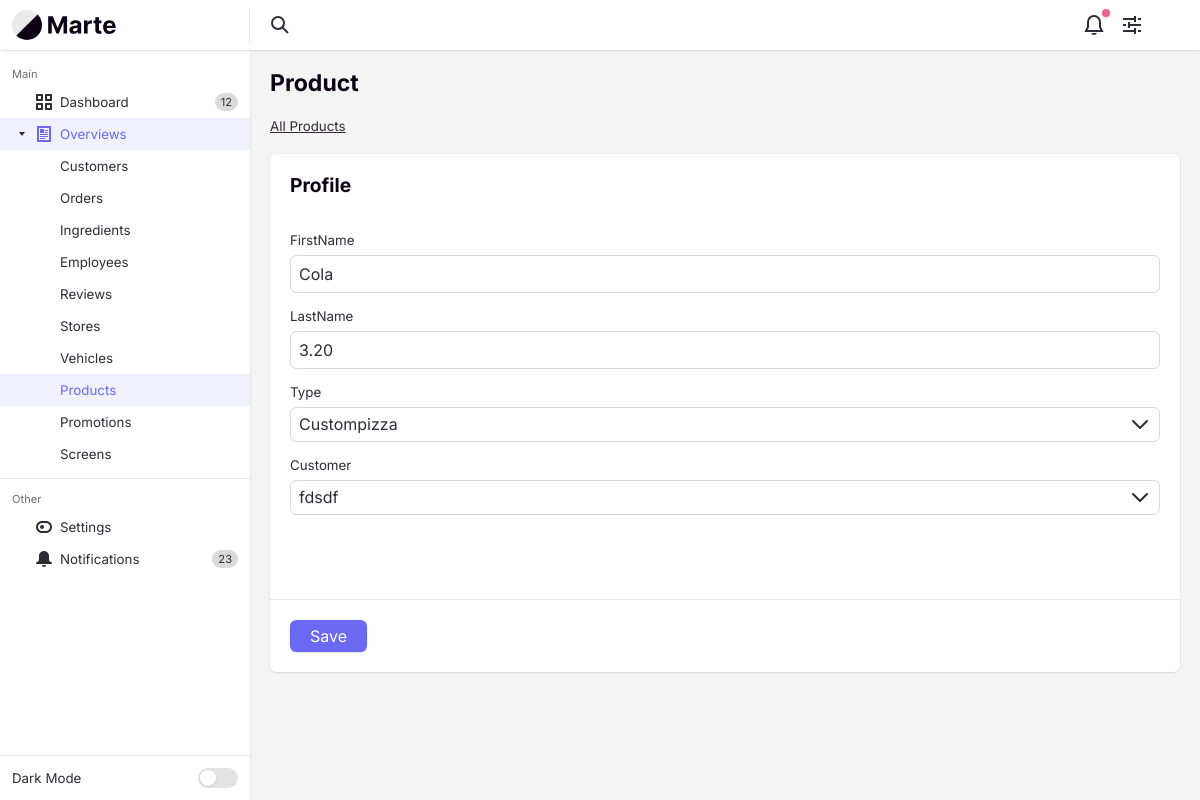
Page /ProductController/update/2332 on the committed database.
### tables this page shows
CREATE TABLE `products` (
  `productId` varchar(4) NOT NULL,
  `productOwner` varchar(4) NOT NULL,
  `productName` varchar(255) NOT NULL,
  `productPrice` decimal(6,2) NOT NULL,
  `productType` enum('pizza','drink','coupon','snack','custompizza') NOT NULL,
  `productPath` varchar(255) NOT NULL,
  `productIsActive` tinyint(1) NOT NULL DEFAULT 1,
  `productCreateDate` int(10) NOT NULL,
  `productDescription` text DEFAULT NULL
);

### app/libraries/Core.php (called while the page is built, shortened)
<?php
class Core
{
    protected $currentMethod = 'index';
    public function __construct()
    {
        $url = $this->getUrl();
        $this->currentController = new $this->currentController();
        if (isset($url[1])) {
            if (method_exists($this->currentController, $url[1])) {
                $this->currentMethod = $url[1];
            } else if (!empty($url[1])) {
                require APPROOT . '/views/includes/404.php';
                exit;
            }
        }
        $this->params = $url ? [$url[2]] : [];
        call_user_func_array([$this->currentController, $this->currentMethod], $this->params);
    }
    public function getUrl()
    {
        $incoming = $_SERVER['REQUEST_URI'];
        $incoming = str_replace("/pizzapalacebackend/", "", $incoming);
        if (!empty($incoming) && substr($incoming, -1) !== '/') {
            $incoming .= '/';
        }
        $incoming = trim($incoming, "/");
        $url = filter_var($incoming, FILTER_SANITIZE_URL);
        $url = explode('/', $url);
        $urlController = $url[0];
        $urlAction = "";
        if (array_key_exists(1, $url)) {
            $urlAction = explode('?', $url[1])[0];
        }
        $urlSlug = $url;
        if (array_key_exists(2, $url)) {
            $urlSlug = $url[2];
        }
        $output = [$urlController, $urlAction, $urlSlug];
        return $output;
    }
}

### app/require.php (called while the page is built, shortened)
<?php
  require_once 'libraries/Core.php';
  require_once 'libraries/Controller.php';
  require_once 'libraries/Database.php';
  $init = new Core();

### public/index.php (called while the page is built)
<?php
  require_once '../app/require.php';
?>

### app/libraries/Database.php (called while the page is built, shortened)
<?php
  class Database {
    private $dbHost = DB_HOST;
    private $dbUser = DB_USER;
    private $dbPass = DB_PASS;
    private $dbName = DB_NAME;
    private $statement;
    private $dbHandler;
    public function __construct()
    {
      $conn = 'mysql:host=' . $this->dbHost . ";dbname=" . $this->dbName;
      $options = array(
        PDO::ATTR_PERSISTENT => true,
        PDO::ATTR_ERRMODE => PDO::ERRMODE_EXCEPTION,
        PDO::ATTR_EMULATE_PREPARES => false
      );
      try
      {
        $this->dbHandler = new PDO($conn, $this->dbUser, $this->dbPass, $options);
      }
      catch(PDOException $e) {
        $this->error = $e->getMessage();
        echo $this->error;
      }
    }
    public function query($sql) {
      $this->statement = $this->dbHandler->prepare($sql);
    }
    public function bind($parameter, $value, $type=null) {
      switch (is_null($type)) {
        default:
          $type = PDO::PARAM_STR;
      }
      $this->statement->bindValue($parameter, $value, $type);
    }
    public function execute() {
      return $this->statement->execute();
    }
    public function resultSet() {
      $this->execute();
      return $this->statement->fetchAll(PDO::FETCH_OBJ);
    }
    public function single() {
      $this->execute();
      return $this->statement->fetch(PDO::FETCH_OBJ);
    }
  }
?>

### app/models/ProductModel.php (called while the page is built, shortened)
<?php
class ProductModel
{
    private $db;
    public function __construct()
    {
        $this->db = new Database();
    }
    public function getProductById($productId)
    {
        $this->db->query("SELECT p.productId,
                                 p.productOwner,
                                 p.productName,
                                 p.productPrice,
                                 p.productType,
                                 p.productCreatedate,
                                 c.customerFirstname
                                 FROM products as p
                                 INNER JOIN customers as c ON p.productOwner = c.customerId
                                 WHERE productIsActive = 1 AND productId = :id");
        $this->db->bind(":id", $productId);
        return $this->db->single();
    }
}

### app/models/CustomerModel.php (called while the page is built, shortened)
<?php
class CustomerModel
{
    private $db;
    public function __construct()
    {
        $this->db = new Database();
    }
    public function getCustomers()
    {
        $this->db->query("SELECT customerId,
                                 customerFirstName,
                                 customerLastName,
                                 customerStreetName,
                                 customerZipCode,
                                 customerCity,
                                 customerEmail,
                                 customerPhone,
                                 customerType,
                                 customerCreateDate
                                 FROM customers
                                 WHERE customerIsActive = 1");
        return $this->db->resultSet();
    }
}

### app/views/backend/products/update.php (the view, shortened to what this page needs)
<?php require APPROOT . '/views/includes/head.php'; ?>
<div class="margin-bottom-md">
    <h1 class="text-lg">Product</h1>
</div>
<div class="margin-bottom-md">
    <nav class="breadcrumbs text-sm" aria-label="Breadcrumbs">
        <ol class="flex flex-wrap gap-xxs">
            <li class="breadcrumbs__item">
                <a href="<?= URLROOT ?>ProductController/overview" class="color-inherit">All Products</a>
            </li>
        </ol>
    </nav>
</div>
<div class="bg radius-md shadow-xs">
    <form action="<?= URLROOT; ?>ProductController/update" method="post">
        <div class="padding-md">
            <fieldset class="margin-bottom-xl">
                <legend class="form-legend margin-bottom-md">Profile</legend>
                <div class="margin-bottom-sm">
                    <div class="grid gap-xxs">
                        <div class="col-3@lg">
                            <label class="inline-block text-sm padding-top-xs@lg" for="productName">FirstName</label>
                        </div>
                        <div class="col-6@lg">
                            <input class="form-control width-100%" type="text" name="productName" id="productName" value="<?= $data['row']->productName; ?>">
                        </div>
                    </div>
                </div>
                <div class="margin-bottom-sm">
                    <div class="grid gap-xxs">
                        <div class="col-3@lg">
                            <label class="inline-block text-sm padding-top-xs@lg" for="productPrice">LastName</label>
                        </div>
                        <div class="col-6@lg">
                            <input class="form-control width-100%" type="text" name="productPrice" id="productPrice" value="<?= $data['row']->productPrice; ?>">
                        </div>
                    </div>
                </div>
                <div class="margin-bottom-sm">
                    <div class="grid gap-xxs">
                        <div class="col-3@lg">
                            <label class="inline-block text-sm padding-top-xs@lg" for="productType">Type</label>
                        </div>
                        <div class="col-6@lg">
                            <div class="select">
                                <select class="select__input form-control" name="productType" id="productType">
                                    <?php foreach ($data['productType'] as $value => $name) : ?>
                                        <option <?= ($data['row']->productType == $value) ? "selected" : "" ?> value="<?= $value ?>"><?= $name ?></option>
                                    <?php endforeach; ?>
                                </select>
                            </div>
                        </div>
                    </div>
                </div>
                <div class="margin-bottom-sm">
                    <div class="grid gap-xxs">
                        <div class="col-3@lg">
                            <label class="inline-block text-sm padding-top-xs@lg" for="productOwner">Customer</label>
                        </div>
                        <div class="col-6@lg">
                            <div class="select">
                                <select class="form-control width-100%" name="productOwner" id="productOwner" required>
                                    <?php foreach ($data['customer'] as $customer) : ?>
                                        <option <?= ($data['row']->productOwner == $customer->customerId) ? "selected" : "" ?> value="<?= $customer->customerId ?>"><?= $customer->customerFirstName ?></option>
                                    <?php endforeach ?>
                                </select>
                            </div>
                        </div>
                    </div>
                </div>
            </fieldset>
        </div>
        <div class="border-top border-alpha padding-md">
            <div class="flex flex-wrap gap-xs justify-between">
                <button class="btn btn--primary">Save</button>
            </div>
        </div>
    </form>
</div>
<?php require APPROOT . '/views/includes/footer.php'; ?>

### rows in the picture
products: productName "Cola", productPrice "3.20", productType "Custompizza"

### other values in the picture
form field productOwner "fdsdf"
